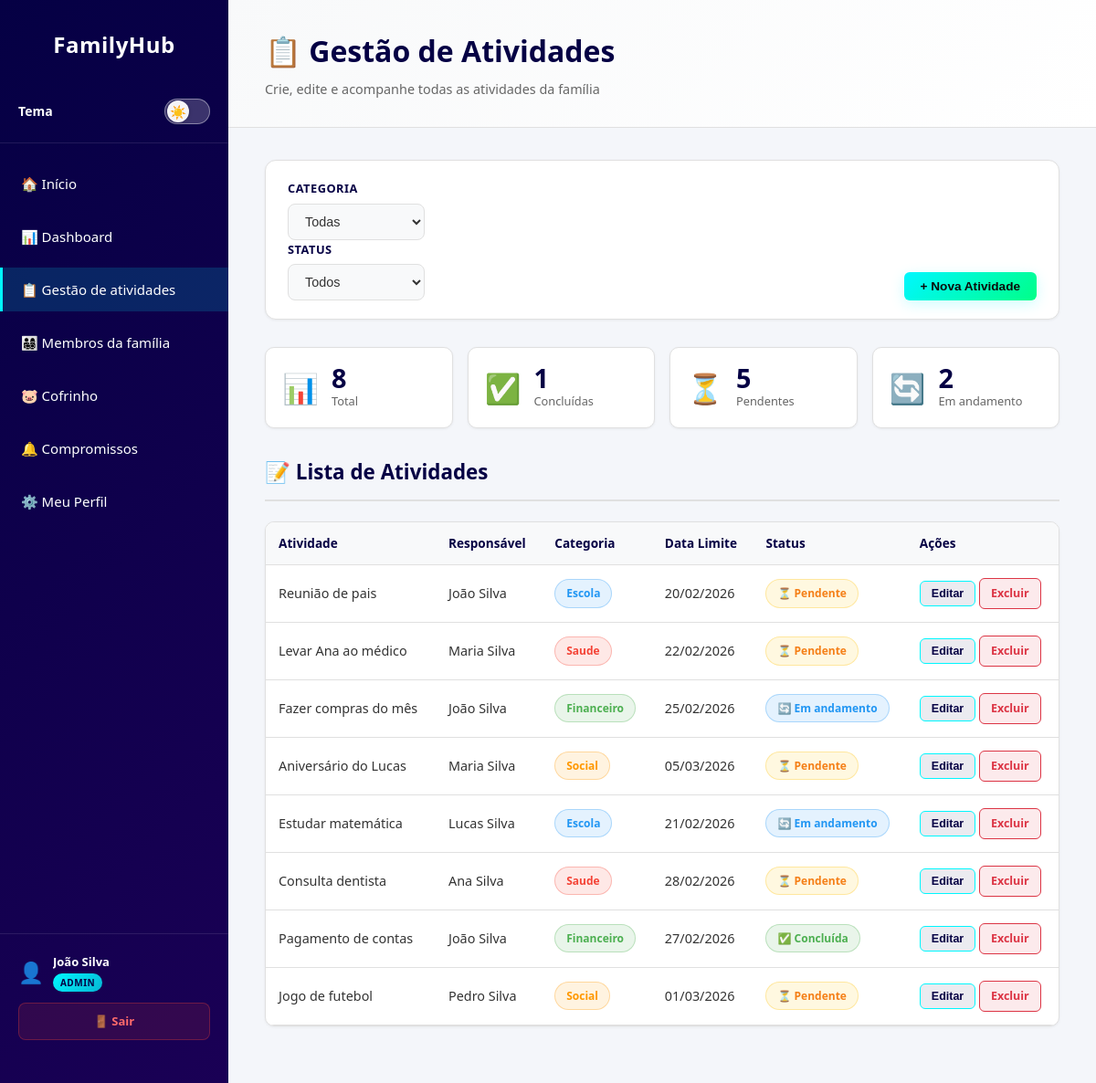
The app's page /atividades.php (signed in) with its own data.
### tables this page shows
CREATE TABLE IF NOT EXISTS tarefa (
    id INT AUTO_INCREMENT PRIMARY KEY,
    titulo VARCHAR(150) NOT NULL,
    descricao TEXT,
    categoria ENUM('Escola','Saude','Financeiro','Social') NOT NULL DEFAULT 'Escola',
    data_limite DATE,
    status ENUM('Pendente','Em andamento','Concluída') NOT NULL DEFAULT 'Pendente',
    data_criacao TIMESTAMP DEFAULT CURRENT_TIMESTAMP,
    membro_id INT,
    FOREIGN KEY (membro_id) REFERENCES membro(id) ON DELETE SET NULL
);

CREATE TABLE IF NOT EXISTS membro (
    id INT AUTO_INCREMENT PRIMARY KEY,
    nome VARCHAR(100) NOT NULL,
    idade INT NOT NULL,
    foto VARCHAR(255) DEFAULT NULL,
    data_cadastro TIMESTAMP DEFAULT CURRENT_TIMESTAMP
);

### includes/auth_check.php (called while the page is built, shortened)
<?php
$is_admin    = $_SESSION['is_admin'] ?? false;

### atividades.php (the view, shortened to what this page needs)
<?php
require_once 'includes/auth_check.php';
require_once 'config/database.php';
$filtro_categoria = $_GET['categoria'] ?? 'todas';
$filtro_status    = $_GET['status']    ?? 'todos';
$where  = [];
$params = [];
$where_sql = count($where) > 0 ? 'WHERE ' . implode(' AND ', $where) : '';
$stmt = $pdo->prepare("
    SELECT t.*, m.nome as membro_nome
    FROM tarefa t
    LEFT JOIN membro m ON t.membro_id = m.id
    {$where_sql}
    ORDER BY t.data_criacao DESC
");
$stmt->execute($params);
$tarefas = $stmt->fetchAll();
$total    = $pdo->query("SELECT COUNT(*) FROM tarefa")->fetchColumn();
$concluidas = $pdo->query("SELECT COUNT(*) FROM tarefa WHERE status = 'Concluída'")->fetchColumn();
$pendentes  = $pdo->query("SELECT COUNT(*) FROM tarefa WHERE status = 'Pendente'")->fetchColumn();
$andamento  = $pdo->query("SELECT COUNT(*) FROM tarefa WHERE status = 'Em andamento'")->fetchColumn();
$pode_editar    = $is_admin;
$pode_excluir   = $is_admin;
?>
<?php include 'includes/header.php'; ?>
<body>
    <div class="layout">
        <?php include 'includes/sidebar.php'; ?>
        <main class="main-atividades">
            <div class="header-page">
                <h1>📋 Gestão de Atividades</h1>
                <p>Crie, edite e acompanhe todas as atividades da família</p>
            </div>
            <div class="container">
                <div class="filters-bar">
                    <form method="GET" action="atividades.php" class="filters-form">
                        <div class="filter-group">
                            <label for="filter-categoria">Categoria</label>
                            <select id="filter-categoria" name="categoria" onchange="this.form.submit()">
                                <option value="todas"      <?php echo $filtro_categoria === 'todas'      ? 'selected' : ''; ?>>Todas</option>
                            </select>
                        </div>
                        <div class="filter-group">
                            <label for="filter-status">Status</label>
                            <select id="filter-status" name="status" onchange="this.form.submit()">
                                <option value="todos"        <?php echo $filtro_status === 'todos'        ? 'selected' : ''; ?>>Todos</option>
                            </select>
                        </div>
                    </form>
                    <button class="btn btn-primary" id="btn-nova-atividade">+ Nova Atividade</button>
                </div>
                <div class="stats-grid">
                    <div class="stat-card">
                        <div class="stat-icon">📊</div>
                        <div class="stat-info">
                            <span class="stat-number"><?php echo $total; ?></span>
                            <span class="stat-label">Total</span>
                        </div>
                    </div>
                    <div class="stat-card">
                        <div class="stat-icon">✅</div>
                        <div class="stat-info">
                            <span class="stat-number"><?php echo $concluidas; ?></span>
                            <span class="stat-label">Concluídas</span>
                        </div>
                    </div>
                    <div class="stat-card">
                        <div class="stat-icon">⏳</div>
                        <div class="stat-info">
                            <span class="stat-number"><?php echo $pendentes; ?></span>
                            <span class="stat-label">Pendentes</span>
                        </div>
                    </div>
                    <div class="stat-card">
                        <div class="stat-icon">🔄</div>
                        <div class="stat-info">
                            <span class="stat-number"><?php echo $andamento; ?></span>
                            <span class="stat-label">Em andamento</span>
                        </div>
                    </div>
                </div>
                <h3 class="section-title">📝 Lista de Atividades</h3>
                <div class="table-responsive">
                    <table>
                        <thead>
                            <tr>
                                <th>Atividade</th>
                                <th>Responsável</th>
                                <th>Categoria</th>
                                <th>Data Limite</th>
                                <th>Status</th>
                                <?php if ($pode_editar || $pode_excluir): ?>
                                    <th>Ações</th>
                                <?php endif; ?>
                            </tr>
                        </thead>
                        <tbody>
                            <?php if (empty($tarefas)): ?>
                                <tr>
                                    <td colspan="<?php echo ($pode_editar || $pode_excluir) ? 6 : 5; ?>" style="text-align:center;padding:30px;color:#999;">
                                        Nenhuma atividade encontrada.
                                    </td>
                                </tr>
                            <?php else: ?>
                                <?php foreach ($tarefas as $tarefa): ?>
                                    <tr>
                                        <td><?php echo htmlspecialchars($tarefa['titulo']); ?></td>
                                        <td><?php echo htmlspecialchars($tarefa['membro_nome'] ?? 'N/A'); ?></td>
                                        <td>
                                            <?php
                                                $cat_class = match($tarefa['categoria']) {
                                                    'Escola'     => 'badge-escolar',
                                                    'Saude'      => 'badge-saude',
                                                    'Financeiro' => 'badge-financeiro',
                                                    'Social'     => 'badge-social',
                                                    'Domestico'  => 'badge-domestica',
                                                    default      => ''
                                                };
                                            ?>
                                            <span class="badge <?php echo $cat_class; ?>"><?php echo htmlspecialchars($tarefa['categoria']); ?></span>
                                        </td>
                                        <td><?php echo $tarefa['data_limite'] ? date('d/m/Y', strtotime($tarefa['data_limite'])) : '—'; ?></td>
                                        <td>
                                            <?php
                                                $st_class = match($tarefa['status']) {
                                                    'Concluída'    => 'badge-concluida',
                                                    'Em andamento' => 'badge-em-andamento',
                                                    default        => 'badge-pendente'
                                                };
                                                $st_icon = match($tarefa['status']) {
                                                    'Concluída'    => '✅',
                                                    'Em andamento' => '🔄',
                                                    default        => '⏳'
                                                };
                                            ?>
                                            <span class="badge <?php echo $st_class; ?>"><?php echo $st_icon . ' ' . htmlspecialchars($tarefa['status']); ?></span>
                                        </td>
                                        <?php if ($pode_editar || $pode_excluir): ?>
                                            <td>
                                                <?php if ($pode_editar): ?>
                                                    <button class="btn btn-secondary btn-sm" onclick="editarTarefa(<?php echo htmlspecialchars(json_encode($tarefa)); ?>)">Editar</button>
                                                <?php endif; ?>
                                                <?php if ($pode_excluir): ?>
                                                    <a href="api/tarefa_delete.php?id=<?php echo $tarefa['id']; ?>" class="btn btn-danger btn-sm" onclick="return confirm('Excluir esta tarefa?')">Excluir</a>
                                                <?php endif; ?>
                                            </td>
                                        <?php endif; ?>
                                    </tr>
                                <?php endforeach; ?>
                            <?php endif; ?>
                        </tbody>
                    </table>
                </div>
            </div>
        </main>
    </div>
</body>
</html>

### records on screen
tarefa: titulo "Reunião de pais", membro.nome "João Silva", categoria "Escola", data_limite "20/02/2026", status "⏳", status "Pendente"
tarefa: titulo "Levar Ana ao médico", membro.nome "Maria Silva", categoria "Saude", data_limite "22/02/2026", status "⏳", status "Pendente"
tarefa: titulo "Fazer compras do mês", membro.nome "João Silva", categoria "Financeiro", data_limite "25/02/2026", status "🔄", status "Em andamento"
tarefa: titulo "Aniversário do Lucas", membro.nome "Maria Silva", categoria "Social", data_limite "05/03/2026", status "⏳", status "Pendente"
tarefa: titulo "Estudar matemática", membro.nome "Lucas Silva", categoria "Escola", data_limite "21/02/2026", status "🔄", status "Em andamento"
tarefa: titulo "Consulta dentista", membro.nome "Ana Silva", categoria "Saude", data_limite "28/02/2026", status "⏳", status "Pendente"
tarefa: titulo "Pagamento de contas", membro.nome "João Silva", categoria "Financeiro", data_limite "27/02/2026", status "✅", status "Concluída"
tarefa: titulo "Jogo de futebol", membro.nome "Pedro Silva", categoria "Social", data_limite "01/03/2026", status "⏳", status "Pendente"

### other values on screen
$membro_nome "João Silva"
$total "8"
$concluidas "1"
$pendentes "5"
$andamento "2"
